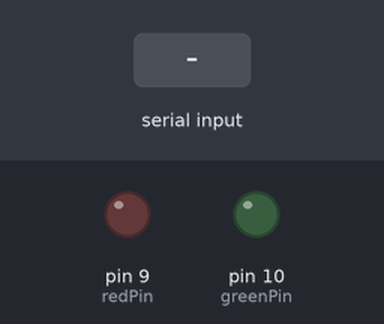
Recording of a sketch running on a simulated Arduino Uno, built with avr-gcc and run on an emulated ATmega328P. Shown: output pins drawn as LEDs (lit = HIGH). Dashed ring = blinking. The inputs (shaded band) are chosen by the test bench. What the sketch prints to the serial monitor is not drawn.

Above: at 1.2 s.
1.3 s: "90,45\n" received over Serial
At 1.54 s:
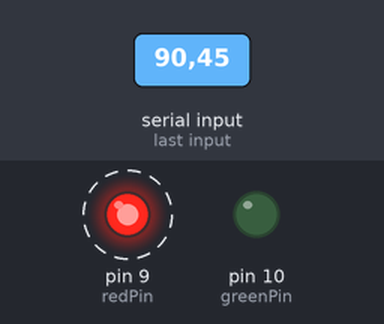
At 2.54 s:
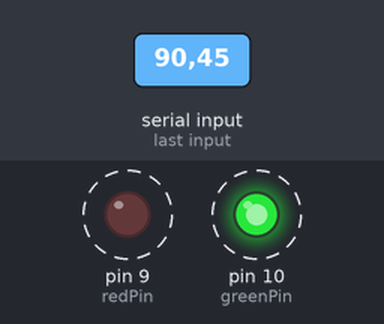
Timing chart, 0 to 10.3 s (numbered marks = the images above; inputs shaded):
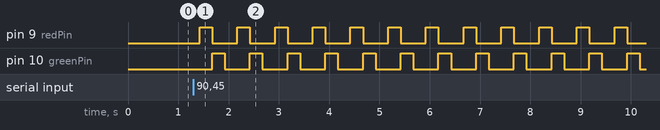

Measured:
- after the input at 1.3 s, pin 9 (redPin): alternates HIGH for 0.25 s and LOW for 0.50 s, starting after 0.12 s; pin 10 (greenPin): alternates HIGH for 0.25 s and LOW for 0.50 s, starting after 0.37 s

The sketch:

quickForLoopByUserInput.ino
```cpp
int redPin=9;
int greenPin=10;
int baudRate=115200;
int numBlinks;
String blinkQuestion="How many blinks do you want?";
int i;
int delayT = 250;

void setup() {
  // put your setup code here, to run once:
  pinMode(redPin,OUTPUT);
  pinMode(greenPin,OUTPUT);
  Serial.begin(baudRate);
}

void loop() {
  // put your main code here, to run repeatedly:
Serial.println(blinkQuestion);
while(Serial.available()==0){}
numBlinks = Serial.parseInt();

for (i=0; i<numBlinks; i++)
{
analogWrite(redPin,255);
analogWrite(greenPin,0);
delay(delayT);
analogWrite(redPin,0);
analogWrite(greenPin,255);
delay(delayT);
analogWrite(redPin,0);
analogWrite(greenPin,0);
delay(delayT);
}


Serial.println("code finished");

}
```
